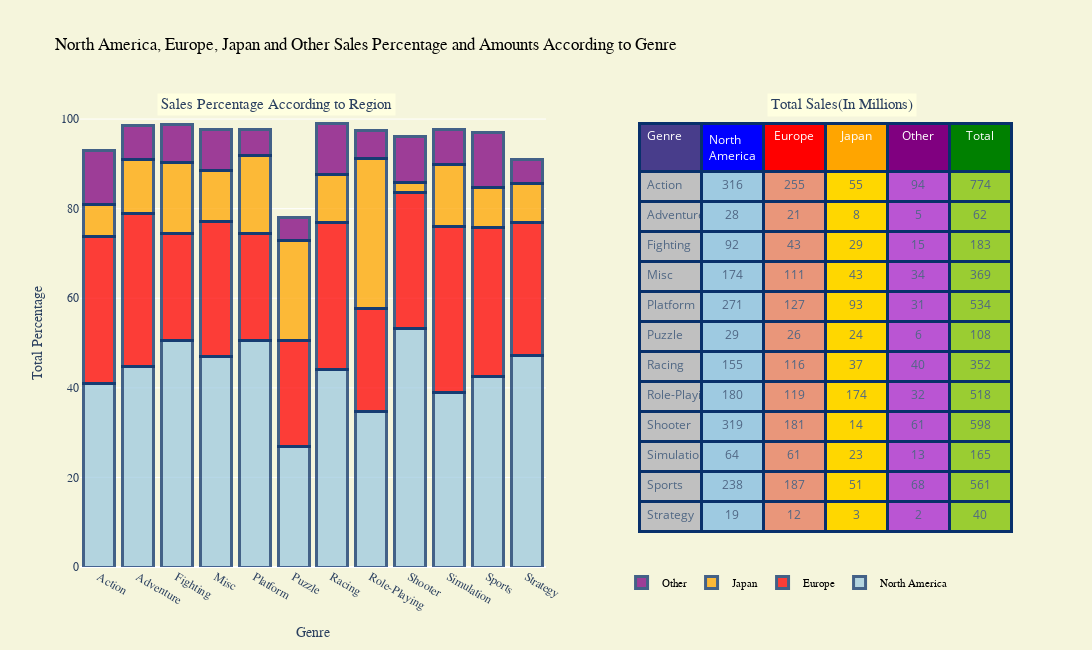

Notebook code for this chart:
### Code cell
x=genre.Genre
NA_Perce=list(genre["NA_Sales"]/genre["Global_Sales"]*100)
EU_Perce=list(genre["EU_Sales"]/genre["Global_Sales"]*100)
JP_Perce=list(genre["JP_Sales"]/genre["Global_Sales"]*100)
Other_Perce=list(genre["Other_Sales"]/genre["Global_Sales"]*100)

trace1 = go.Bar(
    x=x,
    y=NA_Perce,
    name="North America" ,
    xaxis='x2', yaxis='y2',
    marker=dict(
        color='rgb(158,202,225)',
        line=dict(
            color='rgb(8,48,107)',
            width=3),
        ),
    opacity=0.75)
trace2 = go.Bar(
    x=x,
    y=EU_Perce,
    xaxis='x2', yaxis='y2',
    marker=dict(
        color='red',
        line=dict(
            color='rgb(8,48,107)',
            width=3),
        ),
    opacity=0.75,
    name = "Europe",
    )
trace3 = go.Bar(
    x=x,
    y=JP_Perce,
    xaxis='x2', yaxis='y2',
  
    marker=dict(
        color='orange',
        line=dict(
            color='rgb(8,48,107)',
            width=3),
        ),
    opacity=0.75,
    name = "Japan",
    )
trace4 = go.Bar(
    x=x,
    y=Other_Perce,
    xaxis='x2', yaxis='y2',
    
    marker=dict(
        color='purple',
        line=dict(
            color='rgb(8,48,107)',
            width=3),
        ),
    opacity=0.75,
    name = "Other",)
trace5=go.Table(
  header = dict(
    values = table_data.columns,
    line = dict(color = 'rgb(8,48,107)',width=3),
    fill = dict(color = ["darkslateblue","blue","red", "orange","purple","green"]),
    align = ['left','center'],
    font = dict(color = 'white', size = 12),
     height=30,
  ),
  cells = dict(
    values = [table_data.Genre,round(table_data["North America"]),round(table_data["Europe"]), round(table_data["Japan"]), round(table_data["Other"]),round(table_data["Total"])],
    height=30,
    line = dict(color = 'rgb(8,48,107)',width=3),
    fill = dict(color = ["silver","rgb(158,202,225)","darksalmon", "gold","mediumorchid","yellowgreen"]),
    align = ['left', 'center'],
    font = dict(color = '#506784', size = 12)),
    domain=dict(x=[0.60,1],y=[0,0.95]),
)

data = [trace1, trace2,trace3,trace4,trace5]
layout = go.Layout(barmode='stack',autosize=False,width=1200,height=650,
                legend=dict(x=.58, y=0,orientation="h",font=dict(family='Courier New, monospace',size=11,color='#000'),
                           bgcolor='beige', bordercolor='beige', borderwidth=1),
                title='North America, Europe, Japan and Other Sales Percentage and Amounts According to Genre',
                titlefont=dict(family='Courier New, monospace',size=17,color='black'),
                xaxis2=dict(domain=[0, 0.50],anchor="y2", title='Genre',titlefont=dict(family='Courier New, monospace'),tickfont=dict(family='Courier New, monospace')), yaxis2=dict( domain=[0, 1],anchor='x2',title="Total Percentage",titlefont=dict(family='Courier New, monospace'),tickfont=dict(family='Courier New, monospace')),
                paper_bgcolor='beige',plot_bgcolor='beige',
                annotations=[ dict( text='Sales Percentage According to Region',x=0.08,y=1.02,xref="paper",yref="paper",showarrow=False,font=dict(size=15,family="Courier New, monospace"),bgcolor="lightyellow",borderwidth=5),dict( text='Total Sales(In Millions)',x=0.9,y=1.02,xref="paper",yref="paper",showarrow=False,font=dict(size=15,family='Courier New, monospace'),bgcolor="lightyellow",borderwidth=5)],
              
                  )
fig = go.Figure(data=data, layout=layout)
iplot(fig)

### Figure 1 — Plotly figure (JSON) as saved in the notebook; plotly's stock layout.template omitted (floating-point values rounded to 4 significant figures)
{"data": [{"marker": {"color": "rgb(158,202,225)", "line": {"color": "rgb(8,48,107)", "width": 3}}, "name": "North America", "opacity": 0.75, "type": "bar", "visible": true, "x": ["Action", "Adventure", "Fighting", "Misc", "Platform", "Puzzle", "Racing", "Role-Playing", "Shooter", "Simulation", "Sports", "Strategy"], "xaxis": "x2", "y": [40.88, 44.72, 50.6, 47.05, 50.67, 26.91, 44.04, 34.73, 53.26, 38.96, 42.43, 47.23], "yaxis": "y2"}, {"marker": {"color": "red", "line": {"color": "rgb(8,48,107)", "width": 3}}, "name": "Europe", "opacity": 0.75, "type": "bar", "x": ["Action", "Adventure", "Fighting", "Misc", "Platform", "Puzzle", "Racing", "Role-Playing", "Shooter", "Simulation", "Sports", "Strategy"], "xaxis": "x2", "y": [32.94, 34.22, 23.76, 29.98, 23.86, 23.69, 32.97, 22.88, 30.27, 37.15, 33.4, 29.75], "yaxis": "y2"}, {"marker": {"color": "orange", "line": {"color": "rgb(8,48,107)", "width": 3}}, "name": "Japan", "opacity": 0.75, "type": "bar", "visible": true, "x": ["Action", "Adventure", "Fighting", "Misc", "Platform", "Puzzle", "Racing", "Role-Playing", "Shooter", "Simulation", "Sports", "Strategy"], "xaxis": "x2", "y": [7.134, 12.13, 15.97, 11.54, 17.43, 22.26, 10.59, 33.62, 2.364, 13.77, 9.007, 8.716], "yaxis": "y2"}, {"marker": {"color": "purple", "line": {"color": "rgb(8,48,107)", "width": 3}}, "name": "Other", "opacity": 0.75, "type": "bar", "x": ["Action", "Adventure", "Fighting", "Misc", "Platform", "Puzzle", "Racing", "Role-Playing", "Shooter", "Simulation", "Sports", "Strategy"], "xaxis": "x2", "y": [12.11, 7.398, 8.359, 9.086, 5.77, 5.23, 11.45, 6.269, 10.22, 7.865, 12.1, 5.32], "yaxis": "y2"}, {"cells": {"align": ["left", "center"], "fill": {"color": ["silver", "rgb(158,202,225)", "darksalmon", "gold", "mediumorchid", "yellowgreen"]}, "font": {"color": "#506784", "size": 12}, "height": 30, "line": {"color": "rgb(8,48,107)", "width": 3}, "values": [["Action", "Adventure", "Fighting", "Misc", "Platform", "Puzzle", "Racing", "Role-Playing", "Shooter", "Simulation", "Sports", "Strategy"], [316, 28, 92, 174, 271, 29, 155, 180, 319, 64, 238, 19], [255, 21, 43, 111, 127, 26, 116, 119, 181, 61, 187, 12], [55, 8, 29, 43, 93, 24, 37, 174, 14, 23, 51, 3], [94, 5, 15, 34, 31, 6, 40, 32, 61, 13, 68, 2], [774, 62, 183, 369, 534, 108, 352, 518, 598, 165, 561, 40]]}, "domain": {"x": [0.6, 1], "y": [0, 0.95]}, "header": {"align": ["left", "center"], "fill": {"color": ["darkslateblue", "blue", "red", "orange", "purple", "green"]}, "font": {"color": "white", "size": 12}, "height": 30, "line": {"color": "rgb(8,48,107)", "width": 3}, "values": ["Genre", "North America", "Europe", "Japan", "Other", "Total"]}, "type": "table"}], "layout": {"annotations": [{"bgcolor": "lightyellow", "borderwidth": 5, "font": {"family": "Courier New, monospace", "size": 15}, "showarrow": false, "text": "Sales Percentage According to Region", "x": 0.08, "xref": "paper", "y": 1.02, "yref": "paper"}, {"bgcolor": "lightyellow", "borderwidth": 5, "font": {"family": "Courier New, monospace", "size": 15}, "showarrow": false, "text": "Total Sales(In Millions)", "x": 0.9, "xref": "paper", "y": 1.02, "yref": "paper"}], "autosize": false, "barmode": "stack", "height": 650, "legend": {"bgcolor": "beige", "bordercolor": "beige", "borderwidth": 1, "font": {"color": "#000", "family": "Courier New, monospace", "size": 11}, "orientation": "h", "x": 0.58, "y": 0}, "paper_bgcolor": "beige", "plot_bgcolor": "beige", "title": {"font": {"color": "black", "family": "Courier New, monospace", "size": 17}, "text": "North America, Europe, Japan and Other Sales Percentage and Amounts According to Genre"}, "width": 1200, "xaxis2": {"anchor": "y2", "autorange": true, "domain": [0, 0.5], "range": [-0.5, 11.5], "tickfont": {"family": "Courier New, monospace"}, "title": {"font": {"family": "Courier New, monospace"}, "text": "Genre"}, "type": "category"}, "yaxis2": {"anchor": "x2", "autorange": true, "domain": [0, 1], "range": [0, 104.3], "tickfont": {"family": "Courier New, monospace"}, "title": {"font": {"family": "Courier New, monospace"}, "text": "Total Percentage"}, "type": "linear"}}}
